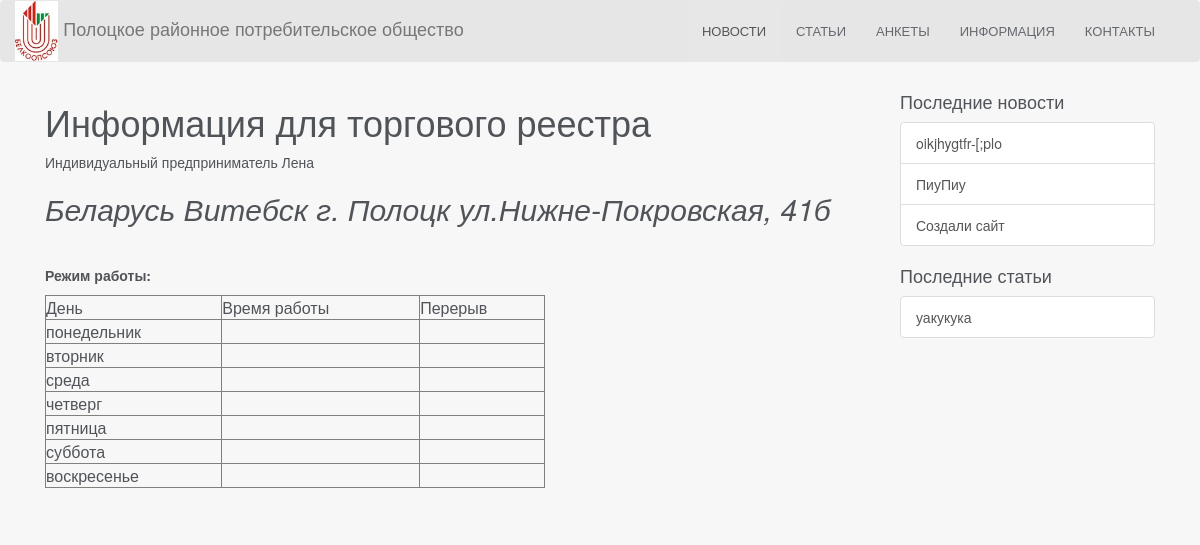
Page /modules/pages/view.php?id=2 on the committed database.
### tables this page shows
CREATE TABLE IF NOT EXISTS `pages` (
  `id` int(11) NOT NULL AUTO_INCREMENT,
  `title` varchar(250) NOT NULL,
  `content` text NOT NULL,
  PRIMARY KEY (`id`)
);

CREATE TABLE IF NOT EXISTS `news` (
  `id` int(11) NOT NULL AUTO_INCREMENT,
  `title` varchar(250) NOT NULL,
  `content` text NOT NULL,
  `time` int(11) NOT NULL,
  PRIMARY KEY (`id`)
);

CREATE TABLE IF NOT EXISTS `articles` (
  `id` int(11) NOT NULL AUTO_INCREMENT,
  `title` varchar(250) NOT NULL,
  `content` text NOT NULL,
  `time` int(11) NOT NULL,
  PRIMARY KEY (`id`)
);

### modules/pages/view.php (the view, shortened to what this page needs)
<?php
	if (isset($_GET['id']))
	{
		if(is_numeric($_GET['id']))
		{
			$query = mysql_query("SELECT * FROM pages WHERE id = '{$_GET['id']}' LIMIT 1");
			$myrow = mysql_fetch_assoc($query);
		}
	}
?>
<html>
<head>
    <link rel="stylesheet" href="/js/extensions/bootstrap/css/bootstrap.min.css">
</head>
<body>
<nav class="navbar navbar-default" role="navigation">
    <div class="container">
        <div class="navbar-header">
            <a class="navbar-brand" href="/"><img src="/images/logo.jpg"> Полоцкое районное потребительское общество</a>
        </div>
        <div class="collapse navbar-collapse" id="bs-example-navbar-collapse-1">
            <?php include($_SERVER['DOCUMENT_ROOT'].'/include/userMenu.php') ?>
        </div>
    </div>
</nav>
<div class="container">
    <div class="col-md-9">
        <p><?=$myrow['content']?></p>
    </div>
    <div class="col-md-3">
        <?php
        $rows = mysql_query("SELECT * FROM news ORDER BY time DESC LIMIT 5");
        if(mysql_num_rows($rows)):
            ?>
            <h4>Последние новости</h4>
            <div class="list-group">
                <?php while($row = mysql_fetch_assoc($rows)): ?>
                    <a href="/modules/news/view.php?id=<?=$row['id']?>" class="list-group-item"><?=$row['title']?></a>
                <?php endwhile; ?>
            </div>
        <?php endif; ?>
        <?php
        $rows = mysql_query("SELECT * FROM articles ORDER BY time DESC LIMIT 5");
        if(mysql_num_rows($rows)):
            ?>
            <h4>Последние статьи</h4>
            <div class="list-group">
                <?php while($row = mysql_fetch_assoc($rows)): ?>
                    <a href="/modules/news/view.php?id=<?=$row['id']?>" class="list-group-item"><?=$row['title']?></a>
                <?php endwhile; ?>
            </div>
        <?php endif; ?>
    </div>
</div>
</body>
</html>

### modules/pages/view.php (style rules this page uses)
body { background-color: #F7F7F7; color: #505459; }
.navbar { background-color: #E6E6E6; }
.navbar-brand { padding:0; display: inline-block; }
.navbar-brand img { height:60px; }

### rows in the picture
pages: content "Информация для торгового реестра Индивидуальный предприниматель Лена Беларусь Витебск г. Полоцк ул.Нижне-Покровская, 41б Режим работы: День Время работы Перерыв понедельник вторник среда четверг пятница суббота воскресенье"
news: title "oikjhygtfr-[;plo"
news: title "ПиуПиу"
news: title "Создали сайт"
articles: title "уакукука"
